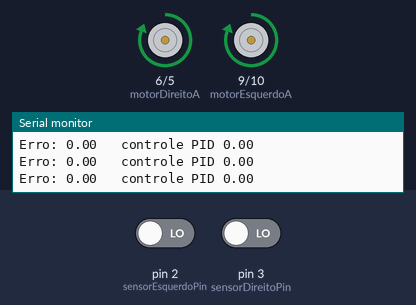
A sketch run on a simulated Arduino Uno, built with avr-gcc and run on an emulated ATmega328P. On the bench: motor-driver pin pairs drawn as motors (green arrow = first pin HIGH = forward, orange = second pin HIGH = backward, longer = more drive), the last lines printed to the serial monitor. The inputs (shaded band) are chosen by the test bench; at power-on: pin 2 (sensorEsquerdoPin) LOW, pin 3 (sensorDireitoPin) LOW.

Above: at 1.2 s.
1.3 s: pin 2 (sensorEsquerdoPin) driven HIGH
At 2.0 s:
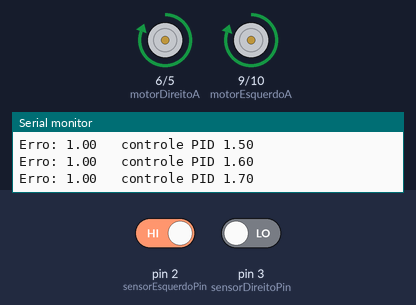
4.3 s: pin 2 (sensorEsquerdoPin) driven LOW and pin 3 (sensorDireitoPin) driven HIGH
At 7.1 s:
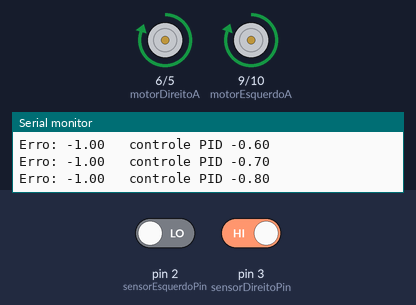
7.3 s: pin 3 (sensorDireitoPin) driven LOW
At 8.8 s:
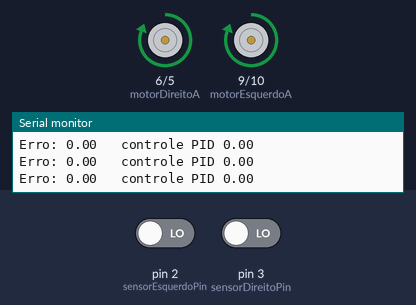
Timing chart, 0 to 10.3 s (numbered marks = the images above; inputs shaded):
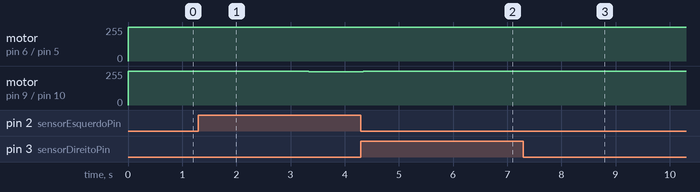

The sketch:

controle-simples.ino
```cpp
#include <Arduino.h>

// Definir Pinos dos sensores
const int sensorEsquerdoPin = 2;
const int sensorDireitoPin = 3;

// Definir pinos dos motores
const int motorEsquerdoA = 9;
const int motorEsquerdoB = 10;
const int motorDireitoA = 6;
const int motorDireitoB = 5;

// Constantes PID
const float Kp = 1.0;  // Ganho Proporcional
const float Ki = 0.1;  // Ganho Integral
const float Kd = 0.5;  // Ganho Derivativo

// Variaveis para  o PID
float erro = 0;           // erro atual
float erroAcumulado = 0;  //soma dos erros anteriores
float erroAnterior = 0;   //Erro do ciclo anterior


void setup() {
  // Função setup() é executada uma única vez quando o Arduino é ligado ou reiniciado.
  // Aqui, configuramos os pinos de entrada para os sensores e os pinos de saída para os motores.
  // Também inicializamos a comunicação serial para monitoramento e depuração.
  // É importante que tudo o que precisa ser configurado antes do loop comece seja feito no setup().

  // inicializando os pinos dos sensores como entradas
  pinMode(sensorEsquerdoPin, INPUT);
  pinMode(sensorDireitoPin, INPUT);

  // inicializando os pinos dos motores como saídas
  pinMode(motorEsquerdoA, OUTPUT);
  pinMode(motorEsquerdoB, OUTPUT);
  pinMode(motorDireitoA, OUTPUT);
  pinMode(motorDireitoB, OUTPUT);

  // Comunicação Serial
  Serial.begin(9600);
}

void loop() {
  // A função é executada repetidamente pelo Arduino. Ela é a função principal do código,
  // onde a lógica de controle deve ser repetida continuamente,
  // como ler os sensores e ajustar os motores.

  // LOW significa que o sensor está detectando a linha (geralmente preto ou escuro, dependendo do tipo de sensor)
  // HIGH significa que o sensor está fora da linha (geralmente detectando o fundo, que é claro, como branco)

  // Lendo o estado dos sensores de linha
  int sensorEsquerdo = digitalRead(sensorEsquerdoPin);
  int sensorDireito = digitalRead(sensorDireitoPin);

  //Cálculo do erro (distância entre a posição atual e a desejada)
  erro = sensorEsquerdo - sensorDireito;  // Pode ser ajustado

  //Cálculo do componente proporcional (P)
  float P = Kp * erro;

  //Cálculo do componente integral (I)
  erroAcumulado += erro;
  float I = Ki * erroAcumulado;

  //Cálculo do componente derivativo (D)
  float D = Kd * (erro - erroAnterior);

  //Cálculo do sinal de controle total
  float controle = P + I + D;

  //Aplica o controle aos motores
  aplicarControlePID(controle);

  //Armazenando o erro atual para o próximo ciclo
  erroAnterior = erro;


  // Exibindo o estado dos sensores no monitor serial
  Serial.print("Erro: ");
  Serial.print(erro);
  Serial.print("   controle PID ");
  Serial.println(controle);

  delay(100);  // Aguarda um pouco antes de repetir a leitura dos sensores
}

// Função parra aplicar o controle do PID nos motores com PWd
void aplicarControlePID(float controle) {

  // Ajusta a velocidade dos motores com base no sinal do controle PID
  controle = constrain(controle, -255, 255); // Limita o controle entre -255 e 255

  int velocidadeEsquerda = 255;
  int velocidadeDireita = 255;

  if (controle > 0) {
    //O robô vira para a direita
    analogWrite(motorEsquerdoA, 255 - controle); // Motor esquerdo gira para a esquerda (menor velocidade)
    digitalWrite(motorEsquerdoB, LOW);
    analogWrite(motorDireitoA, 255); // Motor direito gira para frente com maxima velocidade
    digitalWrite(motorDireitoB, LOW);
  } else if (controle < 0) {
    //O robô vira para a esquerda
    analogWrite(motorEsquerdoA, 255); // Motor esquerdo gira para frente com máxima velocidade
    digitalWrite(motorEsquerdoB, LOW);
    analogWrite(motorDireitoA, 255 + controle); // Motor direito gira para a direita com velocidade ajustada
    digitalWrite(motorDireitoB, LOW);
  } else {
    //O robô vai para frente
    analogWrite(motorEsquerdoA, 255); // Motor esquerdo gira para frente com máxima velocidade
    digitalWrite(motorEsquerdoB, LOW);
    analogWrite(motorDireitoA, 255); // Motor direito gira para frente com máxima velocidade
    digitalWrite(motorDireitoB, LOW);
  }
}
```

Measured:
- after the input at 1.3 s, motor on pin 9 (motorEsquerdoA) / pin 10 (motorEsquerdoB): forward 255/255 → forward 253/255 at once, → forward 252/255 1.0 s later, → forward 251/255 1.0 s later
- after the input at 4.3 s, motor on pin 6 (motorDireitoA) / pin 5 (motorDireitoB): forward 255/255 → forward 254/255 after 2.1 s
- after the input at 7.3 s, motor on pin 6 (motorDireitoA) / pin 5 (motorDireitoB): goes on until 7.4 s, then stays forward 255/255; motor on pin 9 (motorEsquerdoA) / pin 10 (motorEsquerdoB): forward 255/255 → forward 254/255 after 0.07 s, → forward 255/255 0.10 s later
